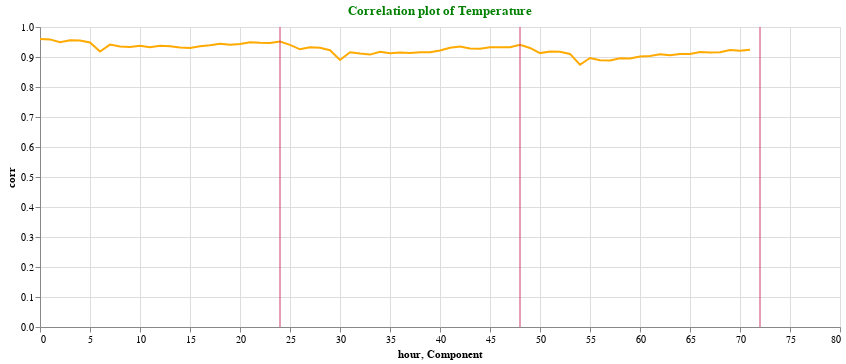

This figure's notebook cell:
### Code cell
plotcorr(corr_temp,"Correlation plot of Temperature")

### Figure 1 — Vega-Lite specification as saved in the notebook (floating-point values rounded to 4 significant figures)
{"config": {"view": {"continuousWidth": 400, "continuousHeight": 300}}, "layer": [{"data": {"name": "data-199bba365ddc6e944d6c784daa0a464d"}, "mark": "line", "encoding": {"color": {"value": "#FFAA00"}, "x": {"field": "hour", "type": "quantitative"}, "y": {"field": "corr", "type": "quantitative"}}, "height": 300, "title": {"text": ["Correlation plot of Temperature"], "color": "green"}, "width": 800}, {"data": {"name": "data-b9dd60dc560f7891b967d8e82c37ad0c"}, "mark": {"type": "rule", "color": "#D2386C"}, "encoding": {"x": {"field": "Component", "type": "quantitative"}}}], "$schema": "https://vega.github.io/schema/vega-lite/v4.17.0.json", "datasets": {"data-199bba365ddc6e944d6c784daa0a464d": [{"corr": 0.9599, "hour": 0}, {"corr": 0.9586, "hour": 1}, {"corr": 0.9493, "hour": 2}, {"corr": 0.9556, "hour": 3}, {"corr": 0.9547, "hour": 4}, {"corr": 0.9483, "hour": 5}, {"corr": 0.9182, "hour": 6}, {"corr": 0.9413, "hour": 7}, {"corr": 0.9353, "hour": 8}, {"corr": 0.933, "hour": 9}, {"corr": 0.9372, "hour": 10}, {"corr": 0.9325, "hour": 11}, {"corr": 0.9371, "hour": 12}, {"corr": 0.9358, "hour": 13}, {"corr": 0.9319, "hour": 14}, {"corr": 0.9303, "hour": 15}, {"corr": 0.9358, "hour": 16}, {"corr": 0.9393, "hour": 17}, {"corr": 0.9438, "hour": 18}, {"corr": 0.9409, "hour": 19}, {"corr": 0.943, "hour": 20}, {"corr": 0.9495, "hour": 21}, {"corr": 0.9471, "hour": 22}, {"corr": 0.9471, "hour": 23}, {"corr": 0.9514, "hour": 24}, {"corr": 0.9405, "hour": 25}, {"corr": 0.9256, "hour": 26}, {"corr": 0.9323, "hour": 27}, {"corr": 0.9307, "hour": 28}, {"corr": 0.9226, "hour": 29}, {"corr": 0.8902, "hour": 30}, {"corr": 0.9161, "hour": 31}, {"corr": 0.9115, "hour": 32}, {"corr": 0.908, "hour": 33}, {"corr": 0.9175, "hour": 34}, {"corr": 0.9125, "hour": 35}, {"corr": 0.915, "hour": 36}, {"corr": 0.9134, "hour": 37}, {"corr": 0.9158, "hour": 38}, {"corr": 0.916, "hour": 39}, {"corr": 0.922, "hour": 40}, {"corr": 0.9305, "hour": 41}, {"corr": 0.935, "hour": 42}, {"corr": 0.928, "hour": 43}, {"corr": 0.9279, "hour": 44}, {"corr": 0.9321, "hour": 45}, {"corr": 0.9324, "hour": 46}, {"corr": 0.9324, "hour": 47}, {"corr": 0.9404, "hour": 48}, {"corr": 0.9302, "hour": 49}, {"corr": 0.913, "hour": 50}, {"corr": 0.9187, "hour": 51}, {"corr": 0.9171, "hour": 52}, {"corr": 0.9102, "hour": 53}, {"corr": 0.8742, "hour": 54}, {"corr": 0.8966, "hour": 55}, {"corr": 0.889, "hour": 56}, {"corr": 0.8881, "hour": 57}, {"corr": 0.8956, "hour": 58}, {"corr": 0.8948, "hour": 59}, {"corr": 0.9019, "hour": 60}, {"corr": 0.9034, "hour": 61}, {"corr": 0.9093, "hour": 62}, {"corr": 0.9057, "hour": 63}, {"corr": 0.9101, "hour": 64}, {"corr": 0.9099, "hour": 65}, {"corr": 0.9167, "hour": 66}, {"corr": 0.9149, "hour": 67}, {"corr": 0.9161, "hour": 68}, {"corr": 0.9234, "hour": 69}, {"corr": 0.9207, "hour": 70}, {"corr": 0.9242, "hour": 71}], "data-b9dd60dc560f7891b967d8e82c37ad0c": [{"Component": 24}, {"Component": 48}, {"Component": 72}]}}
